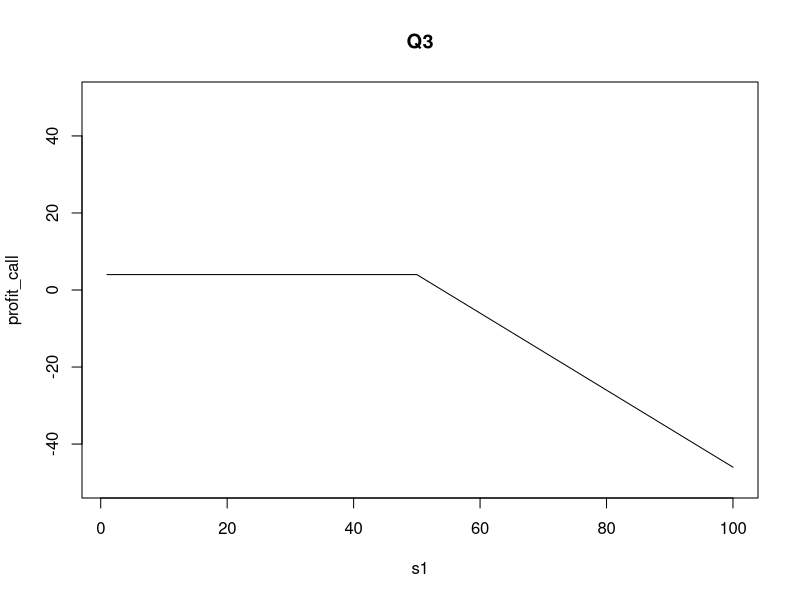
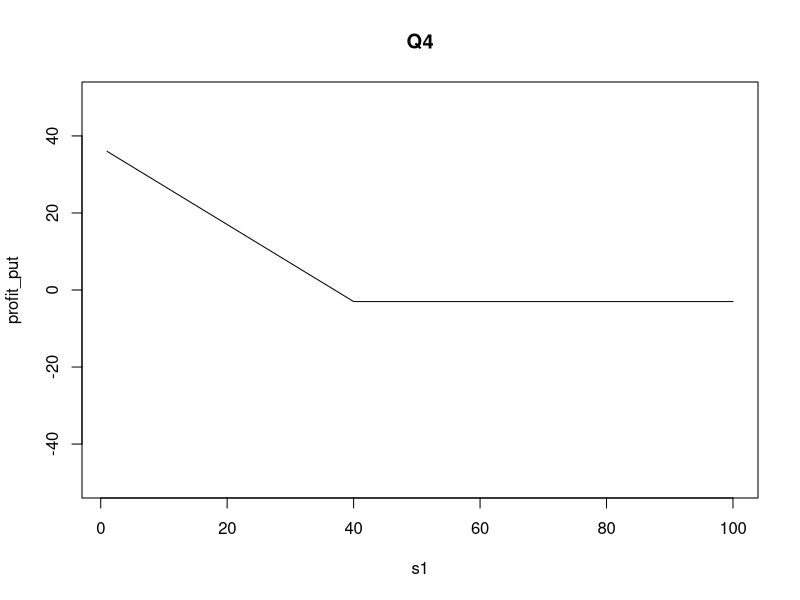
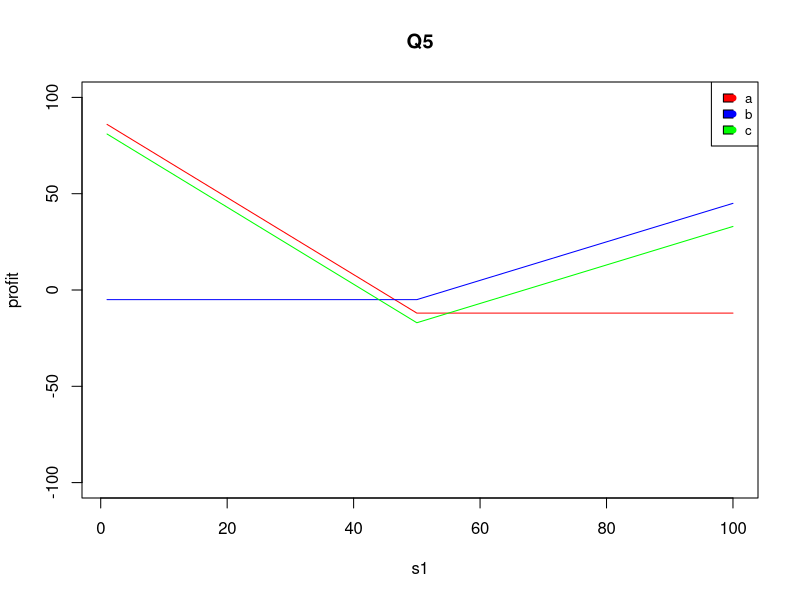
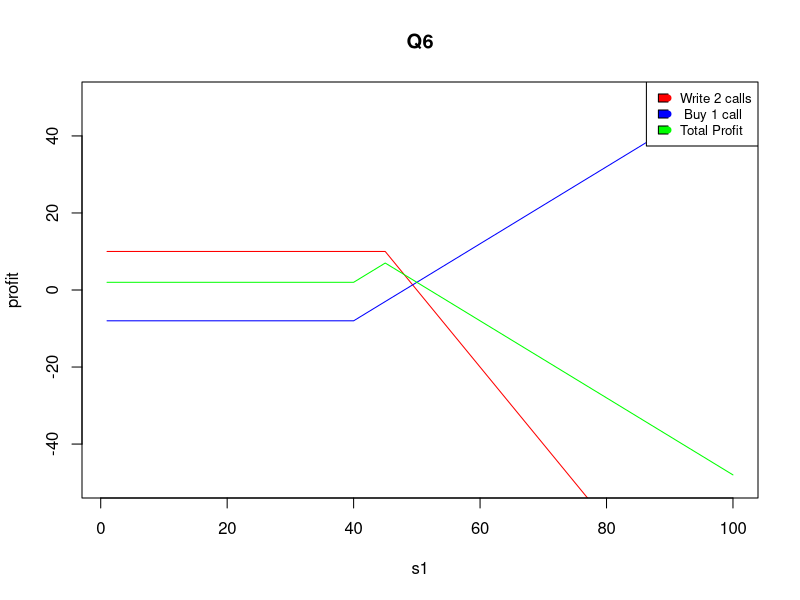
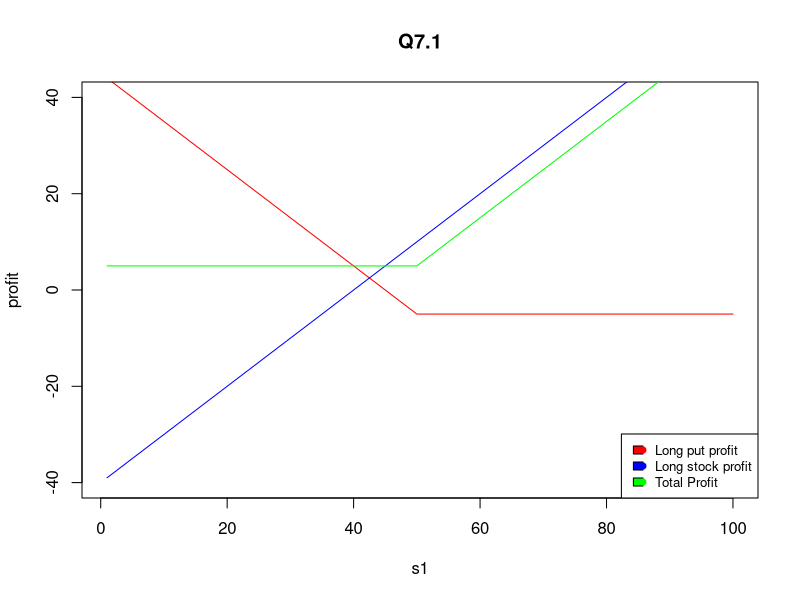
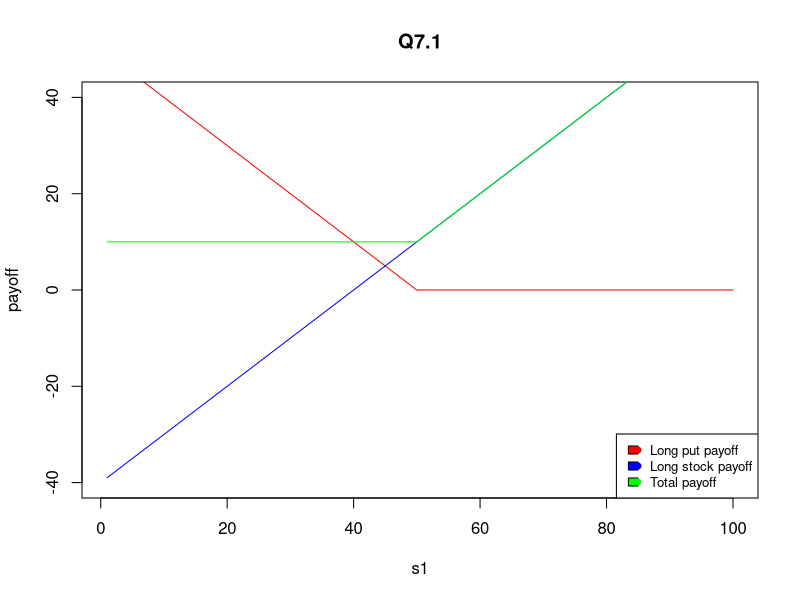
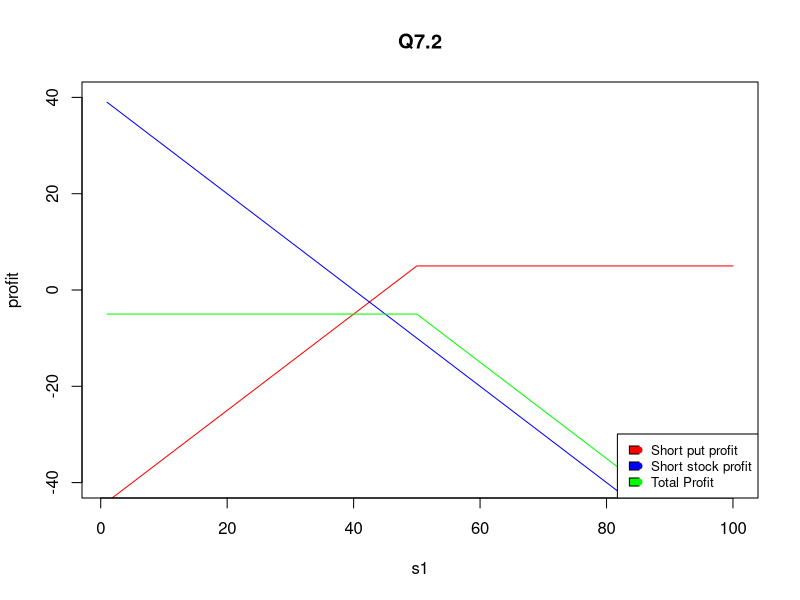
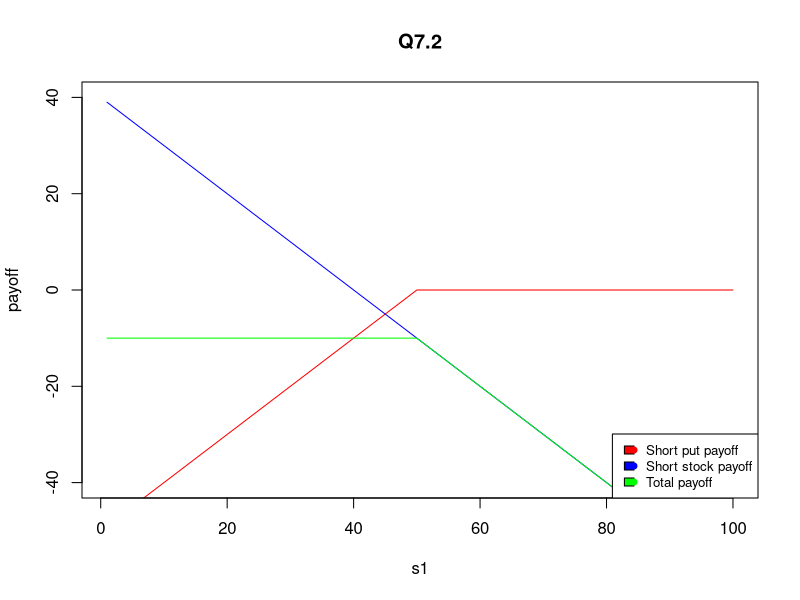

Reproduce these figures in R, in order.

#Q3

#Hypothetical prices of the stock at expiration:
s1 <- seq(1,100,1)

#Price of the call:
c <- 4

#Exercise price:
E <- 50

#Profit from selling the call:
profit_call <- ifelse(s1>E, E-s1+c, c)

#Total profit:
total <- profit_call #+ profit_stock

#Plot of the profit from selling the call:
plot(s1, profit_call, type="l",ylim=c(-50,50),main = "Q3")

#Q4

#Hypothetical prices of the stock at expiration:
s1 <- seq(1,100,1)

#Price of the put:
p <- 3

#Exercise price:
E <- 40

#Profit from selling the call:
profit_put <- ifelse(s1<E, E-s1-p, -p)

#Total profit:
total <- profit_put #+ profit_stock

#Plot of the profit from selling the call:
plot(s1, profit_put, type="l",ylim=c(-50,50),main = "Q4")


#Q5

#Hypothetical prices of the stock at expiration:
s1 <- seq(1,100,1)

#Price of the put:
p <- 6
c <- 5
#Exercise price:
E <- 50

#Profit from selling the call:
profit_put1 <- ifelse(s1<E, E-s1-p, -p)
profit_put2 <- ifelse(s1<E, E-s1-p, -p)
profit_call <- ifelse(s1>E, s1-E - c, -c)

a <- profit_put1 + profit_put2
b <- profit_call
c <- a + b


#Plot of the profit from selling the call:
plot(s1, a, type="l",ylim=c(-100,100),col = "red",ylab= "profit",main = "Q5")
points(s1, b, type="l",ylim=c(-100,100),col = "blue")
points(s1, c, type="l",ylim=c(-100,100),col = "green")

legend("topright", 
       legend=c("a","b","c"),
       col=c("red","blue","green"),
       pch = 19,
       fill =c("red","blue","green"),
       cex=0.8)

#Q6

#Hypothetical prices of the stock at expiration:
s1 <- seq(1,100,1)

#Price of the call:
c1 <- 5
c2 <- 8
#Exercise price:
E1 <- 45
E2 <- 40
#Profit
profit_call1 <- 2 * ifelse(s1>E1, E1-s1+c1, c1)
profit_call2 <- ifelse(s1>E2, s1-E2-c2, -c2)
#Total profit:
total <- profit_call1 + profit_call2 #+ profit_stock

#Plot of the profit from selling the call:
plot(s1, profit_call1, type="l",ylim=c(-50,50),col = "red",ylab= "profit",main = "Q6")
points(s1, profit_call2, type="l",col = "blue")
points(s1,total,type = "l",col = "green")

legend("topright", 
       legend=c("Write 2 calls"," Buy 1 call","Total Profit"),
       col=c("red","blue","green"),
       pch = 19,
       fill =c("red","blue","green"),
       cex=0.8)

#Q7


#Stock price at t=0:
s0 <- 40

#Hypothetical prices of the stock at expiration:
s1 <- seq(1,100,1)

#Price of the put:
p <- 5

#Exercise price:
E <- 50

#Profit from buying the stock:
profit_stock <- s1-s0

#Profit from buy put:
profit_call <- ifelse(s1<E, E-s1-p, -p)
#Total profit:
total <- profit_call + profit_stock
#Plot of the profit from selling the call:
plot(s1, profit_call, type="l", ylim=c(-40,40),col ="red",ylab = "profit",main = "Q7.1")
#Add the profit from buying the stock:
points(s1, profit_stock,type="l", col="blue" )
#The total profit:
points(s1,total,type="l", col="green" )

legend("bottomright", 
       legend=c("Long put profit","Long stock profit","Total Profit"),
       col=c("red","blue","green"),
       pch = 19,
       fill =c("red","blue","green"),
       cex=0.8)

#payoff from buy put:
payoff_call <- ifelse(s1<E, E-s1,0)
#Total profit:
total <- payoff_call + profit_stock
#Plot of the profit from selling the call:
plot(s1, payoff_call, type="l", ylim=c(-40,40),col ="red",ylab = "payoff",main = "Q7.1")
#Add the profit from buying the stock:
points(s1, profit_stock,type="l", col="blue" )
#The total profit:
points(s1,total,type="l", col="green" )

legend("bottomright", 
       legend=c("Long put payoff","Long stock payoff","Total payoff"),
       col=c("red","blue","green"),
       pch = 19,
       fill =c("red","blue","green"),
       cex=0.8)



#Stock price at t=0:
s0 <- 40

#Hypothetical prices of the stock at expiration:
s1 <- seq(1,100,1)

#Price of the put:
p <- 5

#Exercise price:
E <- 50

#Profit from shorting the stock:
profit_stock <- -(s1-s0)

#Profit from sell put:
profit_put <- ifelse(s1<E, s1-E+p, p)
#Total profit:
total <- profit_put + profit_stock
#Plot of the profit from selling the call:
plot(s1, profit_put, type="l", ylim=c(-40,40),col ="red",ylab = "profit",main = "Q7.2")
#Add the profit from buying the stock:
points(s1, profit_stock,type="l", col="blue" )
#The total profit:
points(s1,total,type="l", col="green" )

legend("bottomright", 
       legend=c("Short put profit","Short stock profit","Total Profit"),
       col=c("red","blue","green"),
       pch = 19,
       fill =c("red","blue","green"),
       cex=0.8)

#payoff from buy put:
payoff_put <- ifelse(s1<E, s1-E,0)
#Total profit:
total <- payoff_put + profit_stock
#Plot of the profit from selling the call:
plot(s1, payoff_put, type="l", ylim=c(-40,40),col ="red",ylab = "payoff",main = "Q7.2")
#Add the profit from buying the stock:
points(s1, profit_stock,type="l", col="blue" )
#The total profit:
points(s1,total,type="l", col="green" )

legend("bottomright", 
       legend=c("Short put payoff","Short stock payoff","Total payoff"),
       col=c("red","blue","green"),
       pch = 19,
       fill =c("red","blue","green"),
       cex=0.8)


#Stock price at t=0:
s0 <- 40

#Hypothetical prices of the stock at expiration:
s1 <- seq(1,100,1)

#Price of the call:
c <- 5

#Exercise price:
E <- 50

#Profit from shorting the stock:
profit_stock <- -(s1-s0)

#Profit from buy call:
profit_call <- ifelse(s1>E, s1-E-c, -c)
#Total profit:
total <- profit_call + profit_stock
#Plot of the profit from selling the call:
plot(s1, profit_call, type="l", ylim=c(-40,40),col ="red",ylab = "profit",main = "Q7.3")
#Add the profit from buying the stock:
points(s1, profit_stock,type="l", col="blue" )
#The total profit:
points(s1,total,type="l", col="green" )

legend("bottomright", 
       legend=c("Long call profit","Short stock profit","Total Profit"),
       col=c("red","blue","green"),
       pch = 19,
       fill =c("red","blue","green"),
       cex=0.8)

#payoff from buy call:
payoff_call <- ifelse(s1>E, s1-E,0)
#Total profit:
total <- payoff_call + profit_stock
#Plot of the profit from selling the call:
plot(s1, payoff_call, type="l", ylim=c(-40,40),col ="red",ylab = "payoff",main = "Q7.3")
#Add the profit from buying the stock:
points(s1, profit_stock,type="l", col="blue" )
#The total profit:
points(s1,total,type="l", col="green" )

legend("bottomright", 
       legend=c("Long call payoff","Short stock payoff","Total payoff"),
       col=c("red","blue","green"),
       pch = 19,
       fill =c("red","blue","green"),
       cex=0.8)

#Stock price at t=0:
s0 <- 40

#Hypothetical prices of the stock at expiration:
s1 <- seq(1,100,1)

#Price of the call:
c <- 5

#Exercise price:
E <- 50

#Profit from long the stock:
profit_stock <- (s1-s0)

#Profit from sell call:
profit_call <- ifelse(s1>E, E-s1+c, c)
#Total profit:
total <- profit_call + profit_stock
#Plot of the profit from selling the call:
plot(s1, profit_call, type="l", ylim=c(-40,40),col ="red",ylab = "profit",main = "Q7.4")
#Add the profit from buying the stock:
points(s1, profit_stock,type="l", col="blue" )
#The total profit:
points(s1,total,type="l", col="green" )

legend("bottomright", 
       legend=c("Short call profit","Long stock profit","Total Profit"),
       col=c("red","blue","green"),
       pch = 19,
       fill =c("red","blue","green"),
       cex=0.8)

#payoff from buy call:
payoff_call <- ifelse(s1>E, E-s1,0)
#Total profit:
total <- payoff_call + profit_stock
#Plot of the profit from selling the call:
plot(s1, payoff_call, type="l", ylim=c(-40,40),col ="red",ylab = "payoff",main = "Q7.4")
#Add the profit from buying the stock:
points(s1, profit_stock,type="l", col="blue" )
#The total profit:
points(s1,total,type="l", col="green" )

legend("bottomright", 
       legend=c("Short call payoff","Long stock payoff","Total payoff"),
       col=c("red","blue","green"),
       pch = 19,
       fill =c("red","blue","green"),
       cex=0.8)
#Q8
s1 <- seq(1,100,1)

E1 = 50
E2 = 60



payoff_buy_call_E1 <- ifelse(s1>E1, s1-E1,0)
payoff_sell_call_E2 <- ifelse(s1>E2, E2-s1,0)
payoff_bull = payoff_buy_call_E1 + payoff_sell_call_E2

payoff_buy_put_E2 <- ifelse(s1<E2, E2-s1,0)
payoff_sell_put_E1 <- ifelse(s1<E1, s1-E1,0)
payoff_bear = payoff_buy_put_E2 + payoff_sell_put_E1

plot(s1, payoff_bull, type="l", ylim=c(-40,40),col ="red",ylab = "payoff",main = "Q8")
points(s1, payoff_bear,type="l", col="blue" )

total = payoff_bull + payoff_bear
points(s1,total,type="l", col="green" )

legend("bottomright", 
       legend=c("Bull payoff","Bear payoff","Total payoff"),
       col=c("red","blue","green"),
       pch = 19,
       fill =c("red","blue","green"),
       cex=0.8)
#Q9
s1 <- seq(1,100,1)

E1 = 50
E2 = 60

payoff_buy_put_E2 <- ifelse(s1<E2, E2-s1,0)
payoff_sell_put_E1 <- ifelse(s1<E1, s1-E1,0)
payoff_bear = payoff_buy_put_E2 + payoff_sell_put_E1

plot(s1, payoff_bear, type="l", ylim=c(-40,40),col ="red",ylab = "payoff bear",main = "Q9")

p1 = 3
p2 = 5
profit_buy_put_E2 <- ifelse(s1<E2, E2-s1 -p1,-p1)
profit_sell_put_E1 <- ifelse(s1<E1, s1-E1+p2,p2)
profit_bear = profit_buy_put_E2 + profit_sell_put_E1

plot(s1, profit_bear, type="l", ylim=c(-40,40),col ="red",ylab = "profit bear",main = "Q9")

#Q10

s1 <- seq(1,100,1)

E1 = 50
E2 = 60

payoff_sell_call_E1 <- ifelse(s1>E1, E1-s1,0)
payoff_buy_call_E2 <- ifelse(s1>E2, s1-E2,0)
payoff_bear = payoff_sell_call_E1 + payoff_buy_call_E2

plot(s1, payoff_bear, type="l", ylim=c(-40,40),col ="red",ylab = "payoff bear",main = "Q10")

c1 = 5
c2 = 3

profit_sell_call_E1 <- ifelse(s1>E1, E1-s1 + c1,c1)
profit_buy_call_E2 <- ifelse(s1>E2, s1-E2-c2,-c2)
profit_bear = profit_sell_call_E1 + profit_buy_call_E2

plot(s1, profit_bear, type="l", ylim=c(-40,40),col ="red",ylab = "profit bear",main = "Q10")